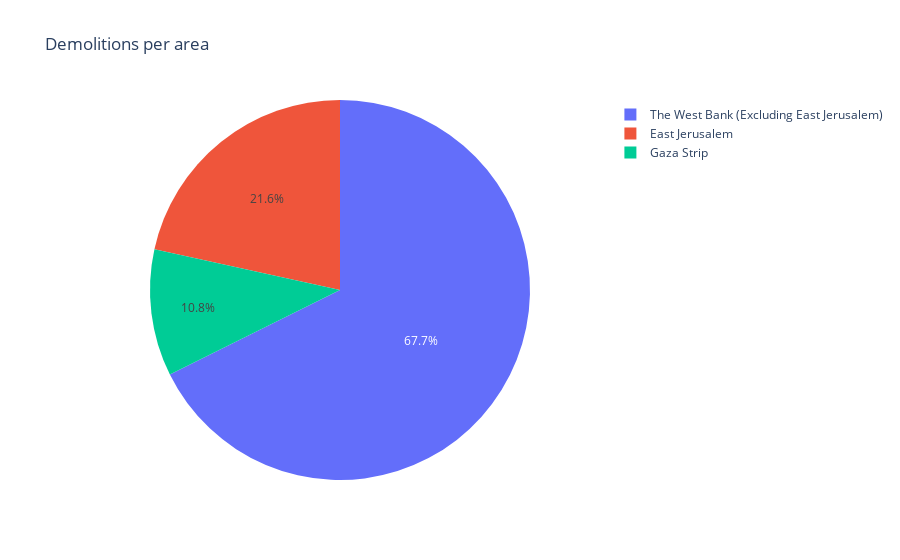
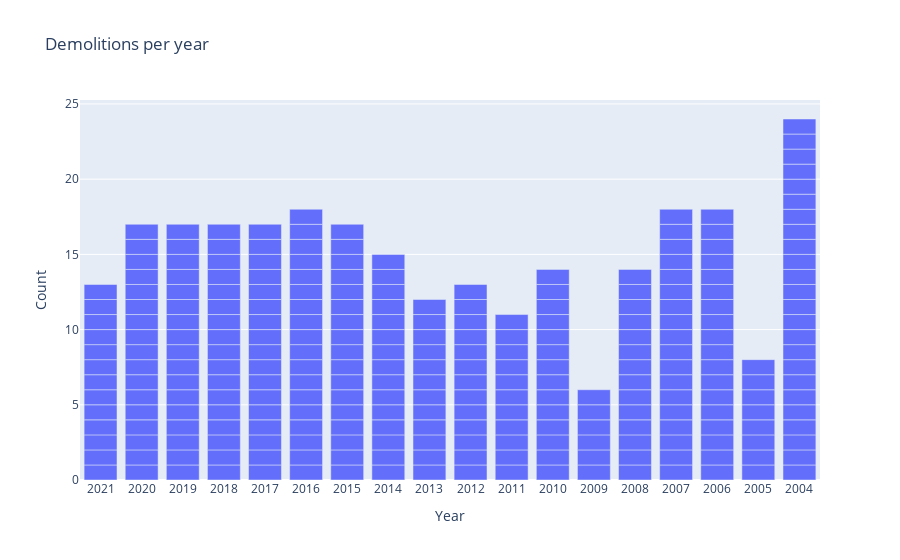

Source (notebook cell) for these figures, in order:
### Markdown cell above
### Univariate Visualization
* Plot two Charts
* Provide each charts with at least two insights

### Code cell
fig = px.pie(df, names='Area', title='Demolitions per area')
fig.show()

fig = px.bar(df, x='Year', barmode='group', title='Demolitions per year')
fig.update_xaxes(title='Year')
fig.update_yaxes(title='Count')
fig.show()

### Figure 1 — Plotly figure (JSON) as saved in the notebook; plotly's stock layout.template omitted (floating-point values rounded to 4 significant figures; data arrays with more than 128 entries replaced by an {"elided": "..."} marker saying what was removed)
{"data": [{"domain": {"x": [0, 1], "y": [0, 1]}, "hovertemplate": "Area=%{label}<extra></extra>", "labels": {"elided": "269 str values"}, "legendgroup": "", "name": "", "showlegend": true, "type": "pie"}], "layout": {"legend": {"tracegroupgap": 0}, "title": {"text": "Demolitions per area"}}}

### Figure 2 — Plotly figure (JSON) as saved in the notebook; plotly's stock layout.template omitted (floating-point values rounded to 4 significant figures; data arrays with more than 128 entries replaced by an {"elided": "..."} marker saying what was removed)
{"data": [{"alignmentgroup": "True", "hovertemplate": "Year=%{x}<br>count=%{y}<extra></extra>", "legendgroup": "", "marker": {"color": "#636efa", "pattern": {"shape": ""}}, "name": "", "offsetgroup": "", "orientation": "v", "showlegend": false, "textposition": "auto", "type": "bar", "x": {"elided": "269 str values"}, "xaxis": "x", "y": {"elided": "269 int values"}, "yaxis": "y"}], "layout": {"barmode": "group", "legend": {"tracegroupgap": 0}, "title": {"text": "Demolitions per year"}, "xaxis": {"anchor": "y", "domain": [0, 1], "title": {"text": "Year"}}, "yaxis": {"anchor": "x", "domain": [0, 1], "title": {"text": "Count"}}}}
